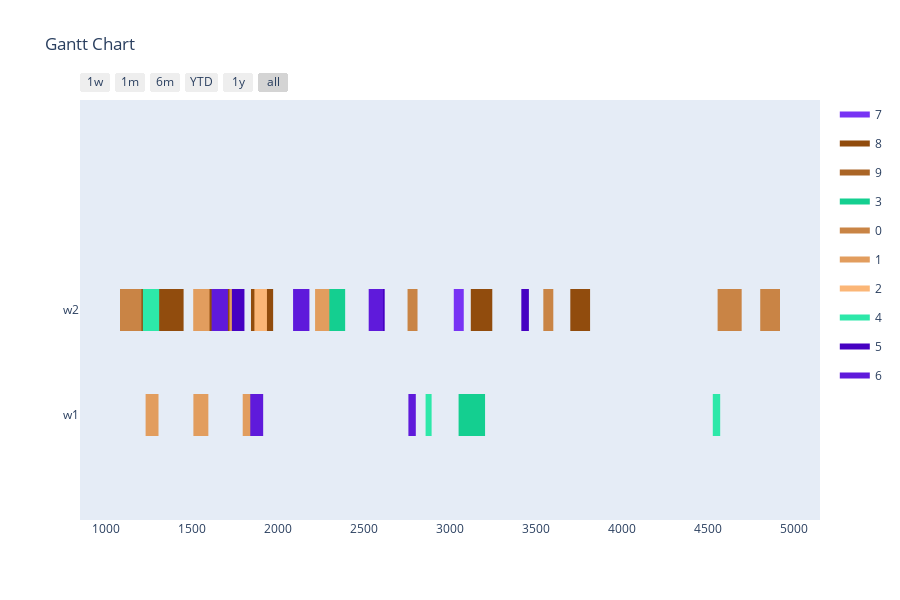

Notebook code for this chart:
### Markdown cell above
Config 1 - Test with One Point Crossover

### Code cell
optimizer = BaseGA(env)
optimizer.set_minimize()
# optional (in this case, all options given are the default option, if the configuration step is skipped)
optimizer.configure('tardiness', 'onepointcrossover', 'roulettewheel', 'randomize')

# all parameters after offspring_amount are optional (in this case -> verbose=True)
result, best_fitness_history, average_fitness_history, best_generation_history, feasible_gen = optimizer.optimize(orders, max_generations, earliest_time_slot, last_time_slot, population_size, offspring_amount, verbose=True)
workstation_assignments = reformat_result(result, orders, workstations, recipes, tasks)
visualize(workstation_assignments, best_fitness_history, average_fitness_history, best_generation_history, feasible_gen)

### Figure 1 — Plotly figure (JSON) as saved in the notebook; plotly's stock layout.template omitted (floating-point values rounded to 4 significant figures)
{"data": [{"fill": "toself", "fillcolor": "rgb(120, 51, 244)", "hoverinfo": "name", "legendgroup": "rgb(120, 51, 244)", "mode": "none", "name": "7", "type": "scatter", "x": [333, 391, 391, 333, 333, 346, 389, 389, 346, 346, 736, 851, 851, 736, 736, 595, 653, 653, 595, 595, 3021, 3079, 3079, 3021, 3021, 1255, 1298, 1298, 1255, 1255, 473, 534, 534, 473], "y": [0.8, 0.8, 1.2, 1.2, null, 0.8, 0.8, 1.2, 1.2, null, 0.8, 0.8, 1.2, 1.2, null, 0.8, 0.8, 1.2, 1.2, null, 0.8, 0.8, 1.2, 1.2, null, 0.8, 0.8, 1.2, 1.2, null, 0.8, 0.8, 1.2, 1.2]}, {"fill": "toself", "fillcolor": "rgb(145, 76, 13)", "hoverinfo": "name", "legendgroup": "rgb(145, 76, 13)", "mode": "none", "name": "8", "type": "scatter", "x": [1449, 1589, 1589, 1449, 1449, 975, 1090, 1090, 975, 975, 3120, 3245, 3245, 3120, 3120, 934, 992, 992, 934, 934, 1841, 1884, 1884, 1841, 1841, 3699, 3814, 3814, 3699, 3699, 1760, 1900, 1900, 1760], "y": [0.8, 0.8, 1.2, 1.2, null, 0.8, 0.8, 1.2, 1.2, null, 0.8, 0.8, 1.2, 1.2, null, 0.8, 0.8, 1.2, 1.2, null, 0.8, 0.8, 1.2, 1.2, null, 0.8, 0.8, 1.2, 1.2, null, 0.8, 0.8, 1.2, 1.2]}, {"fill": "toself", "fillcolor": "rgb(170, 101, 38)", "hoverinfo": "name", "legendgroup": "rgb(170, 101, 38)", "mode": "none", "name": "9", "type": "scatter", "x": [600, 644, 644, 600, 600, 936, 999, 999, 936, 936, 687, 731, 731, 687, 687, 872, 916, 916, 872], "y": [0.8, 0.8, 1.2, 1.2, null, 0.8, 0.8, 1.2, 1.2, null, 0.8, 0.8, 1.2, 1.2, null, 0.8, 0.8, 1.2, 1.2]}, {"fill": "toself", "fillcolor": "rgb(20, 207, 144)", "hoverinfo": "name", "legendgroup": "rgb(20, 207, 144)", "mode": "none", "name": "3", "type": "scatter", "x": [394, 477, 477, 394, 394, 525, 608, 608, 525, 525, 2294, 2389, 2389, 2294, 2294, 3128, 3203, 3203, 3128, 3128, 3049, 3124, 3124, 3049, 3049, 3061, 3136, 3136, 3061], "y": [0.8, 0.8, 1.2, 1.2, null, 0.8, 0.8, 1.2, 1.2, null, 0.8, 0.8, 1.2, 1.2, null, -0.2, -0.2, 0.2, 0.2, null, -0.2, -0.2, 0.2, 0.2, null, -0.2, -0.2, 0.2, 0.2]}, {"fill": "toself", "fillcolor": "rgb(201, 132, 69)", "hoverinfo": "name", "legendgroup": "rgb(201, 132, 69)", "mode": "none", "name": "0", "type": "scatter", "x": [3542, 3600, 3600, 3542, 3542, 4804, 4919, 4919, 4804, 4804, 2752, 2810, 2810, 2752, 2752, 305, 420, 420, 305, 305, 4556, 4696, 4696, 4556, 4556, 1079, 1204, 1204, 1079, 1079, 553, 611, 611, 553], "y": [0.8, 0.8, 1.2, 1.2, null, 0.8, 0.8, 1.2, 1.2, null, 0.8, 0.8, 1.2, 1.2, null, 0.8, 0.8, 1.2, 1.2, null, 0.8, 0.8, 1.2, 1.2, null, 0.8, 0.8, 1.2, 1.2, null, 0.8, 0.8, 1.2, 1.2]}, {"fill": "toself", "fillcolor": "rgb(226, 157, 94)", "hoverinfo": "name", "legendgroup": "rgb(226, 157, 94)", "mode": "none", "name": "1", "type": "scatter", "x": [1505, 1600, 1600, 1505, 1505, 2214, 2297, 2297, 2214, 2214, 1716, 1799, 1799, 1716, 1716, 1793, 1868, 1868, 1793, 1793, 1228, 1303, 1303, 1228, 1228, 1506, 1593, 1593, 1506], "y": [0.8, 0.8, 1.2, 1.2, null, 0.8, 0.8, 1.2, 1.2, null, 0.8, 0.8, 1.2, 1.2, null, -0.2, -0.2, 0.2, 0.2, null, -0.2, -0.2, 0.2, 0.2, null, -0.2, -0.2, 0.2, 0.2]}, {"fill": "toself", "fillcolor": "rgb(251, 182, 119)", "hoverinfo": "name", "legendgroup": "rgb(251, 182, 119)", "mode": "none", "name": "2", "type": "scatter", "x": [290, 334, 334, 290, 290, 904, 967, 967, 904, 904, 1861, 1934, 1934, 1861, 1861, 225, 269, 269, 225], "y": [0.8, 0.8, 1.2, 1.2, null, 0.8, 0.8, 1.2, 1.2, null, 0.8, 0.8, 1.2, 1.2, null, 0.8, 0.8, 1.2, 1.2]}, {"fill": "toself", "fillcolor": "rgb(45, 232, 169)", "hoverinfo": "name", "legendgroup": "rgb(45, 232, 169)", "mode": "none", "name": "4", "type": "scatter", "x": [1212, 1307, 1307, 1212, 1212, 508, 591, 591, 508, 508, 582, 677, 677, 582, 582, 884, 919, 919, 884, 884, 2857, 2892, 2892, 2857, 2857, 4528, 4571, 4571, 4528], "y": [0.8, 0.8, 1.2, 1.2, null, 0.8, 0.8, 1.2, 1.2, null, 0.8, 0.8, 1.2, 1.2, null, -0.2, -0.2, 0.2, 0.2, null, -0.2, -0.2, 0.2, 0.2, null, -0.2, -0.2, 0.2, 0.2]}, {"fill": "toself", "fillcolor": "rgb(70, 1, 194)", "hoverinfo": "name", "legendgroup": "rgb(70, 1, 194)", "mode": "none", "name": "5", "type": "scatter", "x": [499, 543, 543, 499, 499, 1730, 1803, 1803, 1730, 1730, 3414, 3458, 3458, 3414, 3414, 2556, 2619, 2619, 2556], "y": [0.8, 0.8, 1.2, 1.2, null, 0.8, 0.8, 1.2, 1.2, null, 0.8, 0.8, 1.2, 1.2, null, 0.8, 0.8, 1.2, 1.2]}, {"fill": "toself", "fillcolor": "rgb(95, 26, 219)", "hoverinfo": "name", "legendgroup": "rgb(95, 26, 219)", "mode": "none", "name": "6", "type": "scatter", "x": [2086, 2181, 2181, 2086, 2086, 2526, 2609, 2609, 2526, 2526, 376, 459, 459, 376, 376, 1612, 1707, 1707, 1612, 1612, 2757, 2800, 2800, 2757, 2757, 1837, 1912, 1912, 1837], "y": [0.8, 0.8, 1.2, 1.2, null, 0.8, 0.8, 1.2, 1.2, null, 0.8, 0.8, 1.2, 1.2, null, 0.8, 0.8, 1.2, 1.2, null, -0.2, -0.2, 0.2, 0.2, null, -0.2, -0.2, 0.2, 0.2]}, {"legendgroup": "rgb(120, 51, 244)", "marker": {"color": "rgb(120, 51, 244)", "opacity": 0, "size": 1}, "mode": "markers", "name": "", "showlegend": false, "text": [null, null, null, null, null, null, null, null, null, null, null, null, null, null], "type": "scatter", "x": [333, 391, 346, 389, 736, 851, 595, 653, 3021, 3079, 1255, 1298, 473, 534], "y": [1, 1, 1, 1, 1, 1, 1, 1, 1, 1, 1, 1, 1, 1]}, {"legendgroup": "rgb(145, 76, 13)", "marker": {"color": "rgb(145, 76, 13)", "opacity": 0, "size": 1}, "mode": "markers", "name": "", "showlegend": false, "text": [null, null, null, null, null, null, null, null, null, null, null, null, null, null], "type": "scatter", "x": [1449, 1589, 975, 1090, 3120, 3245, 934, 992, 1841, 1884, 3699, 3814, 1760, 1900], "y": [1, 1, 1, 1, 1, 1, 1, 1, 1, 1, 1, 1, 1, 1]}, {"legendgroup": "rgb(170, 101, 38)", "marker": {"color": "rgb(170, 101, 38)", "opacity": 0, "size": 1}, "mode": "markers", "name": "", "showlegend": false, "text": [null, null, null, null, null, null, null, null], "type": "scatter", "x": [600, 644, 936, 999, 687, 731, 872, 916], "y": [1, 1, 1, 1, 1, 1, 1, 1]}, {"legendgroup": "rgb(20, 207, 144)", "marker": {"color": "rgb(20, 207, 144)", "opacity": 0, "size": 1}, "mode": "markers", "name": "", "showlegend": false, "text": [null, null, null, null, null, null, null, null, null, null, null, null], "type": "scatter", "x": [394, 477, 525, 608, 2294, 2389, 3128, 3203, 3049, 3124, 3061, 3136], "y": [1, 1, 1, 1, 1, 1, 0, 0, 0, 0, 0, 0]}, {"legendgroup": "rgb(201, 132, 69)", "marker": {"color": "rgb(201, 132, 69)", "opacity": 0, "size": 1}, "mode": "markers", "name": "", "showlegend": false, "text": [null, null, null, null, null, null, null, null, null, null, null, null, null, null], "type": "scatter", "x": [3542, 3600, 4804, 4919, 2752, 2810, 305, 420, 4556, 4696, 1079, 1204, 553, 611], "y": [1, 1, 1, 1, 1, 1, 1, 1, 1, 1, 1, 1, 1, 1]}, {"legendgroup": "rgb(226, 157, 94)", "marker": {"color": "rgb(226, 157, 94)", "opacity": 0, "size": 1}, "mode": "markers", "name": "", "showlegend": false, "text": [null, null, null, null, null, null, null, null, null, null, null, null], "type": "scatter", "x": [1505, 1600, 2214, 2297, 1716, 1799, 1793, 1868, 1228, 1303, 1506, 1593], "y": [1, 1, 1, 1, 1, 1, 0, 0, 0, 0, 0, 0]}, {"legendgroup": "rgb(251, 182, 119)", "marker": {"color": "rgb(251, 182, 119)", "opacity": 0, "size": 1}, "mode": "markers", "name": "", "showlegend": false, "text": [null, null, null, null, null, null, null, null], "type": "scatter", "x": [290, 334, 904, 967, 1861, 1934, 225, 269], "y": [1, 1, 1, 1, 1, 1, 1, 1]}, {"legendgroup": "rgb(45, 232, 169)", "marker": {"color": "rgb(45, 232, 169)", "opacity": 0, "size": 1}, "mode": "markers", "name": "", "showlegend": false, "text": [null, null, null, null, null, null, null, null, null, null, null, null], "type": "scatter", "x": [1212, 1307, 508, 591, 582, 677, 884, 919, 2857, 2892, 4528, 4571], "y": [1, 1, 1, 1, 1, 1, 0, 0, 0, 0, 0, 0]}, {"legendgroup": "rgb(70, 1, 194)", "marker": {"color": "rgb(70, 1, 194)", "opacity": 0, "size": 1}, "mode": "markers", "name": "", "showlegend": false, "text": [null, null, null, null, null, null, null, null], "type": "scatter", "x": [499, 543, 1730, 1803, 3414, 3458, 2556, 2619], "y": [1, 1, 1, 1, 1, 1, 1, 1]}, {"legendgroup": "rgb(95, 26, 219)", "marker": {"color": "rgb(95, 26, 219)", "opacity": 0, "size": 1}, "mode": "markers", "name": "", "showlegend": false, "text": [null, null, null, null, null, null, null, null, null, null, null, null], "type": "scatter", "x": [2086, 2181, 2526, 2609, 376, 459, 1612, 1707, 2757, 2800, 1837, 1912], "y": [1, 1, 1, 1, 1, 1, 1, 1, 0, 0, 0, 0]}], "layout": {"height": 600, "hovermode": "closest", "showlegend": true, "title": {"text": "Gantt Chart"}, "xaxis": {"rangeselector": {"buttons": [{"count": 7, "label": "1w", "step": "day", "stepmode": "backward"}, {"count": 1, "label": "1m", "step": "month", "stepmode": "backward"}, {"count": 6, "label": "6m", "step": "month", "stepmode": "backward"}, {"count": 1, "label": "YTD", "step": "year", "stepmode": "todate"}, {"count": 1, "label": "1y", "step": "year", "stepmode": "backward"}, {"step": "all"}]}, "showgrid": false, "type": "date", "zeroline": false}, "yaxis": {"autorange": false, "range": [-1, 3], "showgrid": false, "ticktext": ["w1", "w2"], "tickvals": [0, 1], "zeroline": false}}}
